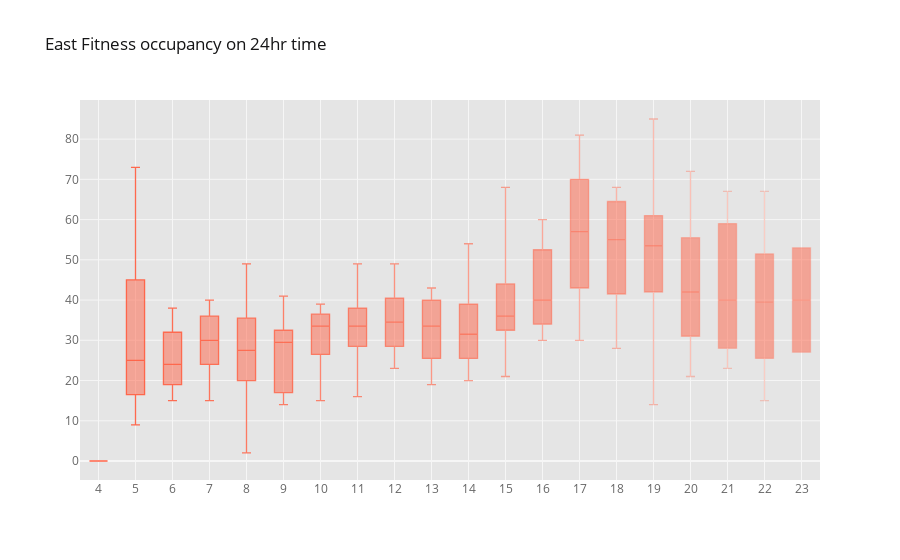

The cell this chart's notebook holds for it:
### Markdown cell above
We can also take a look at the time of day. This view of the data suggests that working out after 4pm (16:00) isn't the best idea.

### Code cell
# hour = eastdf.groupby('hour')
# hour.plot(x='hour', y='current_capacity')
# eastdf.boxplot('current_capacity',by='hour')

hourdf = eastdf.loc[:,['current_capacity','hour']].copy()

hourdf.hour = hourdf.hour.astype("category")
hourdf = hourdf.pivot(columns = 'hour')

hourdf.columns = hourdf.columns.droplevel()
fig = hourdf.iplot('box', colors=['tomato'], title='East Fitness occupancy on 24hr time', asFigure=True) 
fig.update_layout(showlegend=False)
fig.show()

### Figure 1 — Plotly figure (JSON) as saved in the notebook; plotly's stock layout.template omitted (floating-point values rounded to 4 significant figures; data arrays with more than 128 entries replaced by an {"elided": "..."} marker saying what was removed)
{"data": [{"boxpoints": false, "line": {"width": 1.3}, "marker": {"color": "rgba(255, 99, 71, 1.0)"}, "name": "4", "orientation": "v", "type": "box", "y": {"elided": "152 int values"}}, {"boxpoints": false, "line": {"width": 1.3}, "marker": {"color": "rgba(255, 99, 71, 0.96)"}, "name": "5", "orientation": "v", "type": "box", "y": {"elided": "152 int values"}}, {"boxpoints": false, "line": {"width": 1.3}, "marker": {"color": "rgba(255, 99, 71, 0.9199999999999999)"}, "name": "6", "orientation": "v", "type": "box", "y": {"elided": "152 int values"}}, {"boxpoints": false, "line": {"width": 1.3}, "marker": {"color": "rgba(255, 99, 71, 0.8799999999999999)"}, "name": "7", "orientation": "v", "type": "box", "y": {"elided": "152 int values"}}, {"boxpoints": false, "line": {"width": 1.3}, "marker": {"color": "rgba(255, 99, 71, 0.8399999999999999)"}, "name": "8", "orientation": "v", "type": "box", "y": {"elided": "152 int values"}}, {"boxpoints": false, "line": {"width": 1.3}, "marker": {"color": "rgba(255, 99, 71, 0.8)"}, "name": "9", "orientation": "v", "type": "box", "y": {"elided": "152 int values"}}, {"boxpoints": false, "line": {"width": 1.3}, "marker": {"color": "rgba(255, 99, 71, 0.76)"}, "name": "10", "orientation": "v", "type": "box", "y": {"elided": "152 int values"}}, {"boxpoints": false, "line": {"width": 1.3}, "marker": {"color": "rgba(255, 99, 71, 0.72)"}, "name": "11", "orientation": "v", "type": "box", "y": {"elided": "152 int values"}}, {"boxpoints": false, "line": {"width": 1.3}, "marker": {"color": "rgba(255, 99, 71, 0.6799999999999999)"}, "name": "12", "orientation": "v", "type": "box", "y": {"elided": "152 int values"}}, {"boxpoints": false, "line": {"width": 1.3}, "marker": {"color": "rgba(255, 99, 71, 0.6399999999999999)"}, "name": "13", "orientation": "v", "type": "box", "y": {"elided": "152 int values"}}, {"boxpoints": false, "line": {"width": 1.3}, "marker": {"color": "rgba(255, 99, 71, 0.5999999999999999)"}, "name": "14", "orientation": "v", "type": "box", "y": {"elided": "152 int values"}}, {"boxpoints": false, "line": {"width": 1.3}, "marker": {"color": "rgba(255, 99, 71, 0.5599999999999998)"}, "name": "15", "orientation": "v", "type": "box", "y": {"elided": "152 int values"}}, {"boxpoints": false, "line": {"width": 1.3}, "marker": {"color": "rgba(255, 99, 71, 0.5199999999999998)"}, "name": "16", "orientation": "v", "type": "box", "y": {"elided": "152 int values"}}, {"boxpoints": false, "line": {"width": 1.3}, "marker": {"color": "rgba(255, 99, 71, 0.4799999999999998)"}, "name": "17", "orientation": "v", "type": "box", "y": {"elided": "152 int values"}}, {"boxpoints": false, "line": {"width": 1.3}, "marker": {"color": "rgba(255, 99, 71, 0.44)"}, "name": "18", "orientation": "v", "type": "box", "y": {"elided": "152 int values"}}, {"boxpoints": false, "line": {"width": 1.3}, "marker": {"color": "rgba(255, 99, 71, 0.39999999999999997)"}, "name": "19", "orientation": "v", "type": "box", "y": {"elided": "152 int values"}}, {"boxpoints": false, "line": {"width": 1.3}, "marker": {"color": "rgba(255, 99, 71, 0.35999999999999993)"}, "name": "20", "orientation": "v", "type": "box", "y": {"elided": "152 int values"}}, {"boxpoints": false, "line": {"width": 1.3}, "marker": {"color": "rgba(255, 99, 71, 0.3199999999999999)"}, "name": "21", "orientation": "v", "type": "box", "y": {"elided": "152 int values"}}, {"boxpoints": false, "line": {"width": 1.3}, "marker": {"color": "rgba(255, 99, 71, 0.27999999999999986)"}, "name": "22", "orientation": "v", "type": "box", "y": {"elided": "152 int values"}}, {"boxpoints": false, "line": {"width": 1.3}, "marker": {"color": "rgba(255, 99, 71, 0.23999999999999982)"}, "name": "23", "orientation": "v", "type": "box", "y": {"elided": "152 int values"}}], "layout": {"legend": {"bgcolor": "#FFFFFF", "font": {"color": "#666666"}}, "paper_bgcolor": "#FFFFFF", "plot_bgcolor": "#E5E5E5", "showlegend": false, "title": {"font": {"color": "#151516"}, "text": "East Fitness occupancy on 24hr time"}, "xaxis": {"gridcolor": "#F6F6F6", "showgrid": true, "tickfont": {"color": "#666666"}, "title": {"font": {"color": "#666666"}, "text": ""}, "zerolinecolor": "#F6F6F6"}, "yaxis": {"gridcolor": "#F6F6F6", "showgrid": true, "tickfont": {"color": "#666666"}, "title": {"font": {"color": "#666666"}, "text": ""}, "zerolinecolor": "#F6F6F6"}}}
